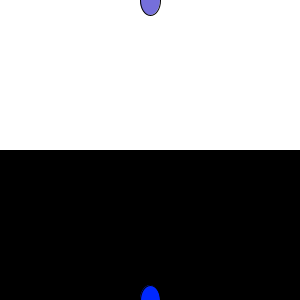
Frame 1 (no input)
Frame 60 (the mouse pressed at the canvas centre just before this capture): identical to frame 1, image omitted
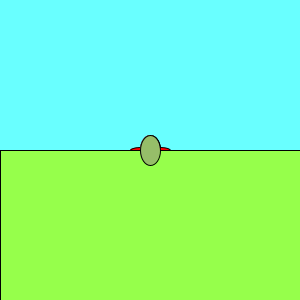
Frame 120 (the mouse held since frame 60 and released just before this capture)

The Processing sketch that drew these frames (run headless with seeded random() and noise(); from frame 60 on, the mouse is pressed at the canvas centre):

// Processing sketch: processing_18604
// ── processing_18604.pde

void setup () {
  size(300,300) ;
 }
void draw() {
  background(255-mouseY,255,mouseY+255) ;
 smooth ();

fill(117,111,219)  ;
ellipse(150,mouseY,20,30) ;
  fill(220,255-mouseY,255) ;
ellipse(150,300-mouseY,20,30) ;
fill(255,0,0);
ellipse(160,-mouseY+300,20,5) ;
ellipse(140,-mouseY+300,20,5) ;
ellipse(145,10-mouseY+300,5,26) ;
ellipse(155,10-mouseY+300,5,26) ;
ellipse(155,5+mouseY+300,5,1) ;

fill(0,255,0);
rect(150,-mouseY+300,3,150);
 
 
  fill(mouseY,0+mouseY*3,0+mouseY/2) ;
  rect(0,150,300, 200) ;

  fill(mouseY,40+mouseY,255-mouseY) ;
ellipse(150,-mouseY+300,20,30) ;


}
